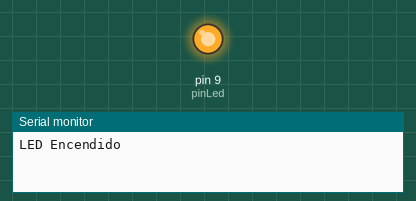
The sketch below on a simulated Arduino Uno, built with avr-gcc and run on an emulated ATmega328P. On the bench: output pins drawn as LEDs (lit = HIGH), the last lines printed to the serial monitor.

Above: at 0.5 s.
At 5.0 s:
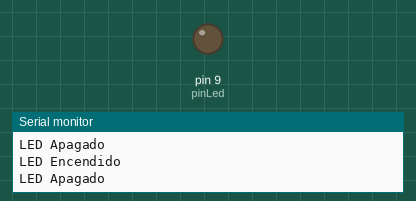
Timing chart, 0 to 6.9 s (numbered marks = the images above):
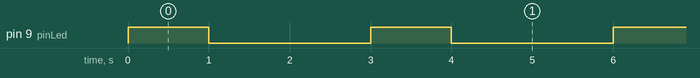

The sketch:

ejercicio2.ino
```cpp
/*
 *  Bienvenidos a Sys On Chip
 * ==============================
 * Ejercicio No.2
 * En este programa vamos a controlar un LED conectado a uno de los pines digitales de un
 * Arduino UNO. La activación y posterior apagado del led se realiza intermitentemente
 * a través del bucle infinito de la función loop. El estado del led, se envia como una
 * cadena de terxto por el puerto serial para ser monitoreado
 * ==============================================================================================
 */

//Creamos una constante para identificar al pin digital 9
const int pinLed = 9;

// Creamos una variable para el tiempo de encendido y apagado del LED
int tiempoEncendido = 1000; // 1 segundo
int tiempoApagado = 2000;   // 2 segundos


void setup() {
  // Inicia la comunicación serial a 9600 baudios
  Serial.begin(9600);

  // Configura el PIN 9 como salida
  pinMode(pinLed, OUTPUT);
}

void loop() {
  // Enciende el LED por 1 segundo
  digitalWrite(pinLed, HIGH);
  Serial.println("LED Encendido");
  delay(tiempoEncendido);

  // Apaga el LED por 2 segundos
  digitalWrite(pinLed, LOW);
  Serial.println("LED Apagado");
  delay(tiempoApagado);
}
```

Measured:
- by itself, pin 9 (pinLed): alternates HIGH for 1.0 s and LOW for 2.0 s
